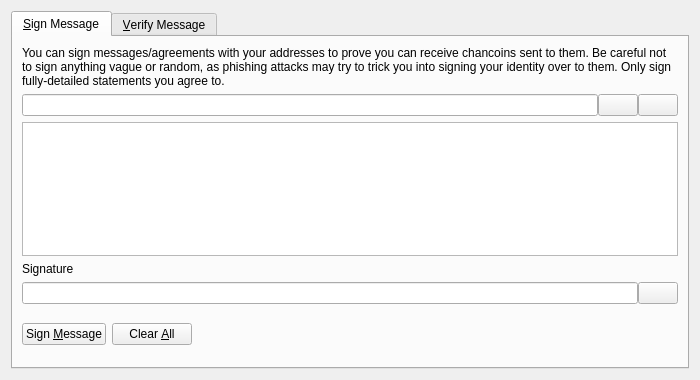
<?xml version="1.0" encoding="UTF-8"?>
<ui version="4.0">
 <class>SignVerifyMessageDialog</class>
 <widget class="QDialog" name="SignVerifyMessageDialog">
  <property name="geometry">
   <rect>
    <x>0</x>
    <y>0</y>
    <width>700</width>
    <height>380</height>
   </rect>
  </property>
  <property name="windowTitle">
   <string>Signatures - Sign / Verify a Message</string>
  </property>
  <property name="modal">
   <bool>true</bool>
  </property>
  <layout class="QVBoxLayout" name="verticalLayout">
   <item>
    <widget class="QTabWidget" name="tabWidget">
     <property name="currentIndex">
      <number>0</number>
     </property>
     <widget class="QWidget" name="tabSignMessage">
      <attribute name="title">
       <string>&amp;Sign Message</string>
      </attribute>
      <layout class="QVBoxLayout" name="verticalLayout_SM">
       <item>
        <widget class="QLabel" name="infoLabel_SM">
         <property name="text">
          <string>You can sign messages/agreements with your addresses to prove you can receive chancoins sent to them. Be careful not to sign anything vague or random, as phishing attacks may try to trick you into signing your identity over to them. Only sign fully-detailed statements you agree to.</string>
         </property>
         <property name="textFormat">
          <enum>Qt::PlainText</enum>
         </property>
         <property name="wordWrap">
          <bool>true</bool>
         </property>
        </widget>
       </item>
       <item>
        <layout class="QHBoxLayout" name="horizontalLayout_1_SM">
         <property name="spacing">
          <number>0</number>
         </property>
         <item>
          <widget class="QValidatedLineEdit" name="addressIn_SM">
           <property name="toolTip">
            <string>The Litecoin address to sign the message with</string>
           </property>
          </widget>
         </item>
         <item>
          <widget class="QPushButton" name="addressBookButton_SM">
           <property name="toolTip">
            <string>Choose previously used address</string>
           </property>
           <property name="text">
            <string/>
           </property>
           <property name="icon">
            <iconset resource="../bitcoin.qrc">
             <normaloff>:/icons/address-book</normaloff>:/icons/address-book</iconset>
           </property>
           <property name="shortcut">
            <string>Alt+A</string>
           </property>
           <property name="autoDefault">
            <bool>false</bool>
           </property>
          </widget>
         </item>
         <item>
          <widget class="QPushButton" name="pasteButton_SM">
           <property name="toolTip">
            <string>Paste address from clipboard</string>
           </property>
           <property name="text">
            <string/>
           </property>
           <property name="icon">
            <iconset resource="../bitcoin.qrc">
             <normaloff>:/icons/editpaste</normaloff>:/icons/editpaste</iconset>
           </property>
           <property name="shortcut">
            <string>Alt+P</string>
           </property>
           <property name="autoDefault">
            <bool>false</bool>
           </property>
          </widget>
         </item>
        </layout>
       </item>
       <item>
        <widget class="QPlainTextEdit" name="messageIn_SM">
         <property name="toolTip">
          <string>Enter the message you want to sign here</string>
         </property>
        </widget>
       </item>
       <item>
        <widget class="QLabel" name="signatureLabel_SM">
         <property name="text">
          <string>Signature</string>
         </property>
         <property name="textFormat">
          <enum>Qt::PlainText</enum>
         </property>
        </widget>
       </item>
       <item>
        <layout class="QHBoxLayout" name="horizontalLayout_2_SM">
         <property name="spacing">
          <number>0</number>
         </property>
         <item>
          <widget class="QLineEdit" name="signatureOut_SM">
           <property name="font">
            <font>
             <italic>true</italic>
            </font>
           </property>
           <property name="readOnly">
            <bool>true</bool>
           </property>
          </widget>
         </item>
         <item>
          <widget class="QPushButton" name="copySignatureButton_SM">
           <property name="toolTip">
            <string>Copy the current signature to the system clipboard</string>
           </property>
           <property name="text">
            <string/>
           </property>
           <property name="icon">
            <iconset resource="../bitcoin.qrc">
             <normaloff>:/icons/editcopy</normaloff>:/icons/editcopy</iconset>
           </property>
           <property name="autoDefault">
            <bool>false</bool>
           </property>
          </widget>
         </item>
        </layout>
       </item>
       <item>
        <layout class="QHBoxLayout" name="horizontalLayout_3_SM">
         <item>
          <widget class="QPushButton" name="signMessageButton_SM">
           <property name="toolTip">
            <string>Sign the message to prove you own this Litecoin address</string>
           </property>
           <property name="text">
            <string>Sign &amp;Message</string>
           </property>
           <property name="icon">
            <iconset resource="../bitcoin.qrc">
             <normaloff>:/icons/edit</normaloff>:/icons/edit</iconset>
           </property>
           <property name="autoDefault">
            <bool>false</bool>
           </property>
          </widget>
         </item>
         <item>
          <widget class="QPushButton" name="clearButton_SM">
           <property name="toolTip">
            <string>Reset all sign message fields</string>
           </property>
           <property name="text">
            <string>Clear &amp;All</string>
           </property>
           <property name="icon">
            <iconset resource="../bitcoin.qrc">
             <normaloff>:/icons/remove</normaloff>:/icons/remove</iconset>
           </property>
           <property name="autoDefault">
            <bool>false</bool>
           </property>
          </widget>
         </item>
         <item>
          <spacer name="horizontalSpacer_1_SM">
           <property name="orientation">
            <enum>Qt::Horizontal</enum>
           </property>
           <property name="sizeHint" stdset="0">
            <size>
             <width>40</width>
             <height>48</height>
            </size>
           </property>
          </spacer>
         </item>
         <item>
          <widget class="QLabel" name="statusLabel_SM">
           <property name="font">
            <font>
             <weight>75</weight>
             <bold>true</bold>
            </font>
           </property>
           <property name="text">
            <string/>
           </property>
           <property name="wordWrap">
            <bool>true</bool>
           </property>
          </widget>
         </item>
         <item>
          <spacer name="horizontalSpacer_2_SM">
           <property name="orientation">
            <enum>Qt::Horizontal</enum>
           </property>
           <property name="sizeHint" stdset="0">
            <size>
             <width>40</width>
             <height>48</height>
            </size>
           </property>
          </spacer>
         </item>
        </layout>
       </item>
      </layout>
     </widget>
     <widget class="QWidget" name="tabVerifyMessage">
      <attribute name="title">
       <string>&amp;Verify Message</string>
      </attribute>
      <layout class="QVBoxLayout" name="verticalLayout_VM">
       <item>
        <widget class="QLabel" name="infoLabel_VM">
         <property name="text">
          <string>Enter the receiver's address, message (ensure you copy line breaks, spaces, tabs, etc. exactly) and signature below to verify the message. Be careful not to read more into the signature than what is in the signed message itself, to avoid being tricked by a man-in-the-middle attack. Note that this only proves the signing party receives with the address, it cannot prove sendership of any transaction!</string>
         </property>
         <property name="textFormat">
          <enum>Qt::PlainText</enum>
         </property>
         <property name="alignment">
          <set>Qt::AlignLeading|Qt::AlignLeft|Qt::AlignTop</set>
         </property>
         <property name="wordWrap">
          <bool>true</bool>
         </property>
        </widget>
       </item>
       <item>
        <layout class="QHBoxLayout" name="horizontalLayout_1_VM">
         <property name="spacing">
          <number>0</number>
         </property>
         <item>
          <widget class="QValidatedLineEdit" name="addressIn_VM">
           <property name="toolTip">
            <string>The Litecoin address the message was signed with</string>
           </property>
          </widget>
         </item>
         <item>
          <widget class="QPushButton" name="addressBookButton_VM">
           <property name="toolTip">
            <string>Choose previously used address</string>
           </property>
           <property name="text">
            <string/>
           </property>
           <property name="icon">
            <iconset resource="../bitcoin.qrc">
             <normaloff>:/icons/address-book</normaloff>:/icons/address-book</iconset>
           </property>
           <property name="shortcut">
            <string>Alt+A</string>
           </property>
           <property name="autoDefault">
            <bool>false</bool>
           </property>
          </widget>
         </item>
        </layout>
       </item>
       <item>
        <widget class="QPlainTextEdit" name="messageIn_VM"/>
       </item>
       <item>
        <widget class="QValidatedLineEdit" name="signatureIn_VM"/>
       </item>
       <item>
        <layout class="QHBoxLayout" name="horizontalLayout_2_VM">
         <item>
          <widget class="QPushButton" name="verifyMessageButton_VM">
           <property name="toolTip">
            <string>Verify the message to ensure it was signed with the specified Litecoin address</string>
           </property>
           <property name="text">
            <string>Verify &amp;Message</string>
           </property>
           <property name="icon">
            <iconset resource="../bitcoin.qrc">
             <normaloff>:/icons/transaction_0</normaloff>:/icons/transaction_0</iconset>
           </property>
           <property name="autoDefault">
            <bool>false</bool>
           </property>
          </widget>
         </item>
         <item>
          <widget class="QPushButton" name="clearButton_VM">
           <property name="toolTip">
            <string>Reset all verify message fields</string>
           </property>
           <property name="text">
            <string>Clear &amp;All</string>
           </property>
           <property name="icon">
            <iconset resource="../bitcoin.qrc">
             <normaloff>:/icons/remove</normaloff>:/icons/remove</iconset>
           </property>
           <property name="autoDefault">
            <bool>false</bool>
           </property>
          </widget>
         </item>
         <item>
          <spacer name="horizontalSpacer_1_VM">
           <property name="orientation">
            <enum>Qt::Horizontal</enum>
           </property>
           <property name="sizeHint" stdset="0">
            <size>
             <width>40</width>
             <height>48</height>
            </size>
           </property>
          </spacer>
         </item>
         <item>
          <widget class="QLabel" name="statusLabel_VM">
           <property name="font">
            <font>
             <weight>75</weight>
             <bold>true</bold>
            </font>
           </property>
           <property name="text">
            <string/>
           </property>
           <property name="wordWrap">
            <bool>true</bool>
           </property>
          </widget>
         </item>
         <item>
          <spacer name="horizontalSpacer_2_VM">
           <property name="orientation">
            <enum>Qt::Horizontal</enum>
           </property>
           <property name="sizeHint" stdset="0">
            <size>
             <width>40</width>
             <height>48</height>
            </size>
           </property>
          </spacer>
         </item>
        </layout>
       </item>
      </layout>
     </widget>
    </widget>
   </item>
  </layout>
 </widget>
 <customwidgets>
  <customwidget>
   <class>QValidatedLineEdit</class>
   <extends>QLineEdit</extends>
   <header>qvalidatedlineedit.h</header>
  </customwidget>
 </customwidgets>
 <resources>
  <include location="../bitcoin.qrc"/>
 </resources>
 <connections/>
</ui>
